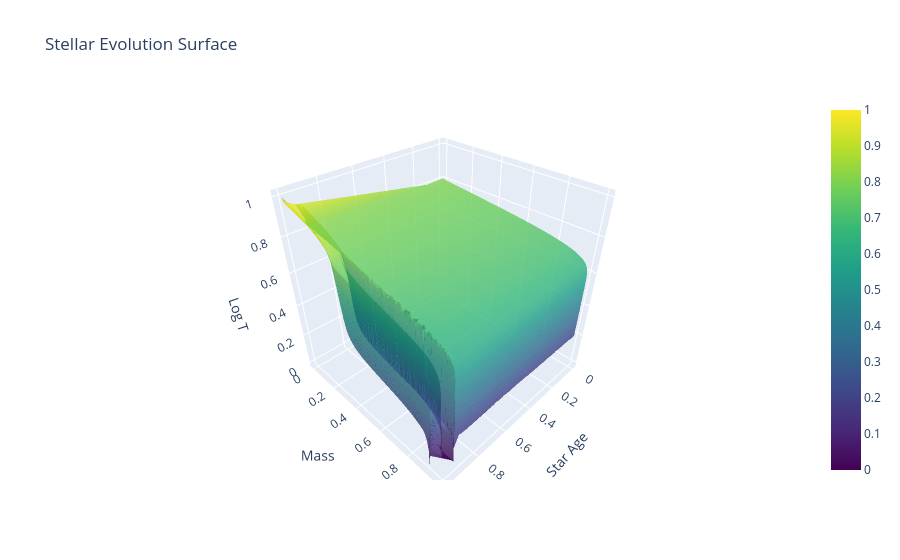

Source (notebook cell):
### Code cell
import plotly.graph_objects as go

fig = go.Figure(
    data=[
        go.Mesh3d(
            x=time,
            y=mass,
            z=temp,
            intensity=temp,
            colorscale="Viridis",
            opacity=0.8,
        )
    ]
)
fig.update_layout(
    scene=dict(
        xaxis_title="Star Age",
        yaxis_title="Mass",
        zaxis_title="Log T",
    ),
    title="Stellar Evolution Surface",
)
fig.show()

### Figure 1 — Plotly figure (JSON) as saved in the notebook; plotly's stock layout.template omitted (floating-point values rounded to 4 significant figures; data arrays with more than 128 entries replaced by an {"elided": "..."} marker saying what was removed)
{"data": [{"colorscale": [[0, "#440154"], [0.1111, "#482878"], [0.2222, "#3e4989"], [0.3333, "#31688e"], [0.4444, "#26828e"], [0.5556, "#1f9e89"], [0.6667, "#35b779"], [0.7778, "#6ece58"], [0.8889, "#b5de2b"], [1, "#fde725"]], "intensity": {"elided": "72412 float values"}, "opacity": 0.8, "type": "mesh3d", "x": {"elided": "72412 float values"}, "y": {"elided": "72412 float values"}, "z": {"elided": "72412 float values"}}], "layout": {"scene": {"xaxis": {"title": {"text": "Star Age"}}, "yaxis": {"title": {"text": "Mass"}}, "zaxis": {"title": {"text": "Log T"}}}, "title": {"text": "Stellar Evolution Surface"}}}
